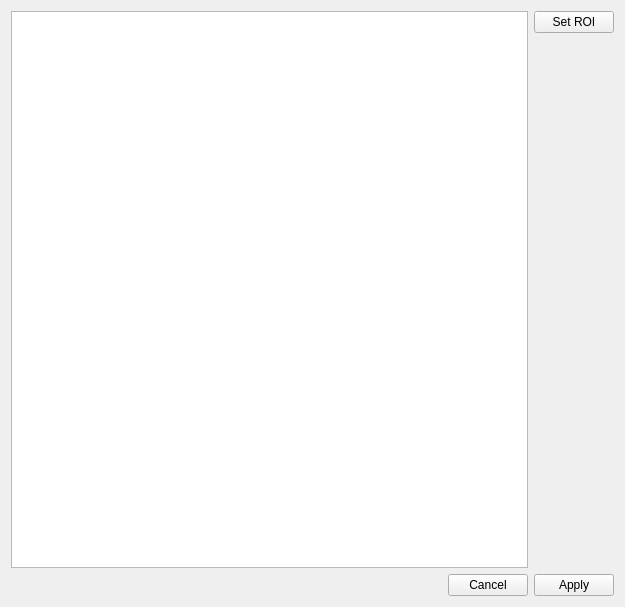
<?xml version="1.0" encoding="UTF-8"?>
<ui version="4.0">
 <class>SetWorkspaceDialog</class>
 <widget class="QDialog" name="SetWorkspaceDialog">
  <property name="geometry">
   <rect>
    <x>0</x>
    <y>0</y>
    <width>625</width>
    <height>607</height>
   </rect>
  </property>
  <property name="windowTitle">
   <string>Dialog</string>
  </property>
  <layout class="QVBoxLayout" name="verticalLayout_2">
   <item>
    <layout class="QHBoxLayout" name="horizontalLayout_2">
     <item>
      <widget class="ImageWidget" name="graphicsView"/>
     </item>
     <item>
      <layout class="QVBoxLayout" name="verticalLayout">
       <item>
        <widget class="QPushButton" name="btn_set_roi">
         <property name="focusPolicy">
          <enum>Qt::FocusPolicy::NoFocus</enum>
         </property>
         <property name="text">
          <string>Set ROI</string>
         </property>
        </widget>
       </item>
       <item>
        <spacer name="verticalSpacer">
         <property name="orientation">
          <enum>Qt::Orientation::Vertical</enum>
         </property>
         <property name="sizeHint" stdset="0">
          <size>
           <width>20</width>
           <height>40</height>
          </size>
         </property>
        </spacer>
       </item>
      </layout>
     </item>
    </layout>
   </item>
   <item>
    <layout class="QHBoxLayout" name="horizontalLayout">
     <item>
      <spacer name="horizontalSpacer">
       <property name="orientation">
        <enum>Qt::Orientation::Horizontal</enum>
       </property>
       <property name="sizeHint" stdset="0">
        <size>
         <width>40</width>
         <height>20</height>
        </size>
       </property>
      </spacer>
     </item>
     <item>
      <widget class="QPushButton" name="btn_cancel">
       <property name="focusPolicy">
        <enum>Qt::FocusPolicy::NoFocus</enum>
       </property>
       <property name="text">
        <string>Cancel</string>
       </property>
      </widget>
     </item>
     <item>
      <widget class="QPushButton" name="btn_apply">
       <property name="focusPolicy">
        <enum>Qt::FocusPolicy::NoFocus</enum>
       </property>
       <property name="text">
        <string>Apply</string>
       </property>
      </widget>
     </item>
    </layout>
   </item>
  </layout>
 </widget>
 <customwidgets>
  <customwidget>
   <class>ImageWidget</class>
   <extends>QGraphicsView</extends>
   <header location="global">custom_widget/image_widget.h</header>
  </customwidget>
 </customwidgets>
 <resources/>
 <connections/>
</ui>
